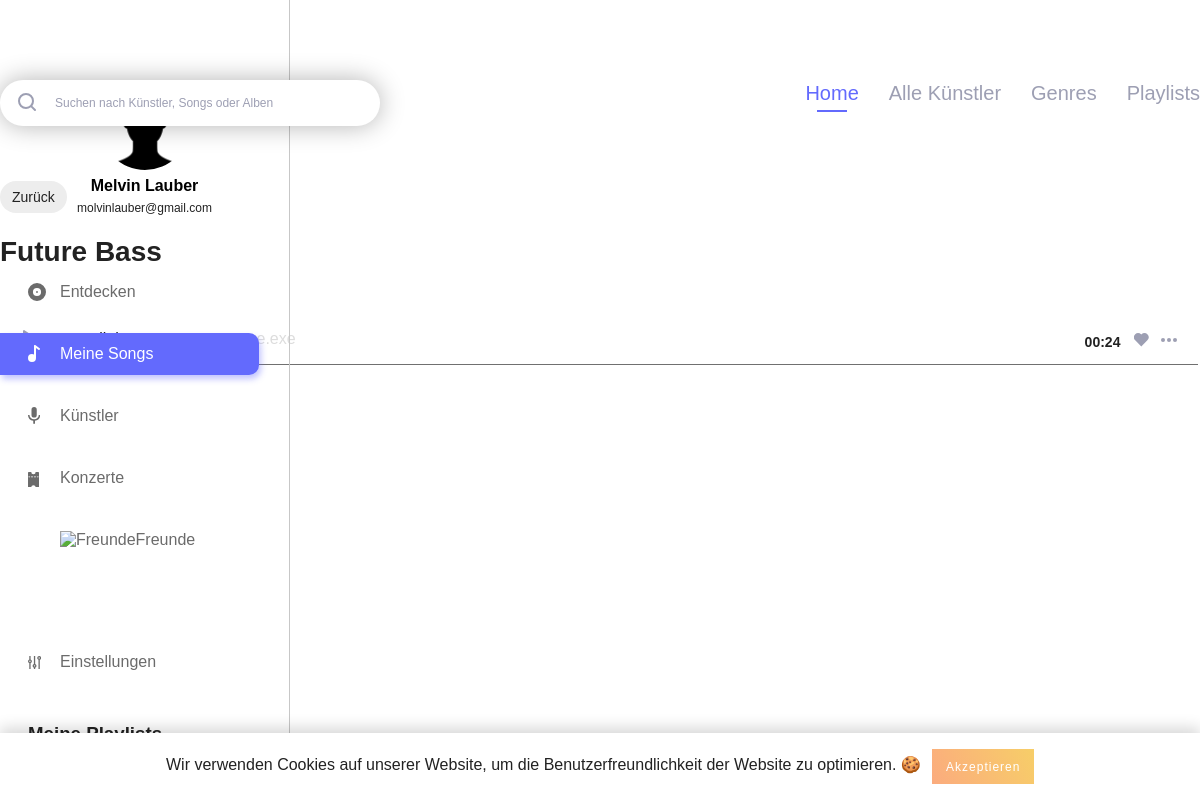
The app's page /genre_detail.php?genre_id=2 (signed in), older data.
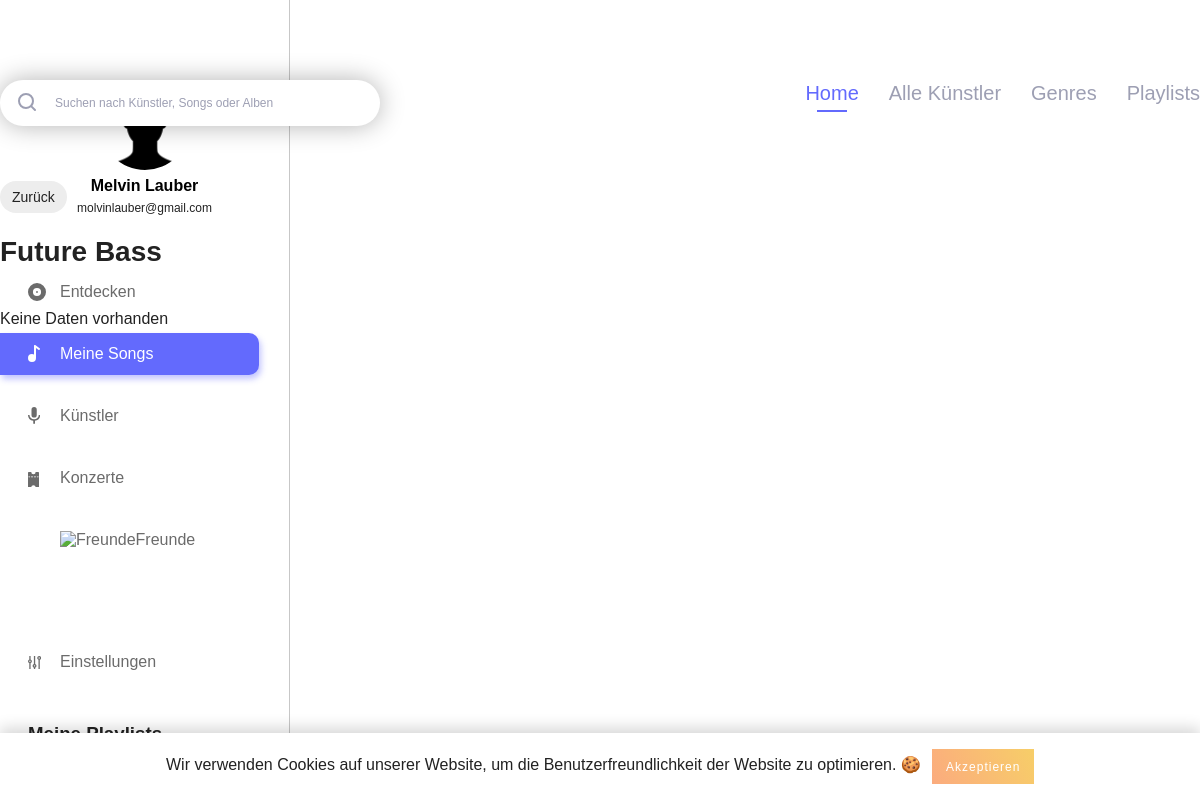
The same page, newer data.
### tables this page shows
CREATE TABLE IF NOT EXISTS `users` (
  `id` int(11) NOT NULL AUTO_INCREMENT,
  `username` varchar(255) NOT NULL,
  `email` varchar(255) NOT NULL,
  `firstname` varchar(255) NOT NULL,
  `lastname` varchar(255) NOT NULL,
  `password_hash` varchar(255) NOT NULL,
  `password_token` varchar(255) NOT NULL,
  `is_artist` int(1) NOT NULL,
  `has_darkmode` tinyint(1) NOT NULL,
  `insta` text,
  `facebook` text,
  PRIMARY KEY (`id`),
  UNIQUE KEY `username` (`username`),
  UNIQUE KEY `email` (`email`)
);

CREATE TABLE IF NOT EXISTS `song` (
  `song_id` int(11) NOT NULL AUTO_INCREMENT,
  `artist_id_link` int(11) NOT NULL,
  `song_name` varchar(255) NOT NULL,
  `album_id_link` int(11) NOT NULL,
  `length` varchar(255) NOT NULL,
  `genre_id` int(11) NOT NULL,
  PRIMARY KEY (`song_id`),
  KEY `song_fk0` (`artist_id_link`),
  KEY `song_fk2` (`genre_id`),
  KEY `song_fk1` (`album_id_link`)
);

CREATE TABLE IF NOT EXISTS `artist` (
  `artist_id` int(11) NOT NULL AUTO_INCREMENT,
  `user_id` int(11) NOT NULL,
  `artist_firstname` varchar(255) NOT NULL,
  `artist_lastname` varchar(255) NOT NULL,
  `biography` text NOT NULL,
  `insta` text,
  `facebook` text,
  PRIMARY KEY (`artist_id`),
  KEY `artist_fk0` (`user_id`)
);

### includes/start.php (called while the page is built, shortened)
<?php
include 'config.php';
include 'db.php';
if (isset($_SESSION['user']['id']) && !empty($_SESSION['user']['id'])) {
	$statement = $pdo->prepare("SELECT * FROM `users` WHERE `id` = :id");
	$result = $statement->execute(array('id' => $_SESSION['user']['id']));
}
if (isset($_SESSION['user']['has_darkmode']) && $_SESSION['user']['has_darkmode'] == 1) {
	$body_class = 'dark';
}
else {
	$body_class = '';
}
?>

### config.php (called while the page is built)
<?php
$config = array(
	'admin' => TRUE,
	'testing' => FALSE,
	'home' => TRUE,
	'school' => TRUE,
	'limit_upload_songs' => 20
);
$config['genres'] = array(
	1 => 'EDM',
	2 => 'Future Bass',
	3 => 'Dubstep',
	4 => 'Pop',
	5 => 'Metal',
	6 => 'Death Metal',
	7 => 'Rock',
	8 => 'Chill'
);

### genre_detail.php (the view, shortened to what this page needs)
<?php
include 'includes/start.php';
if (isset($_GET['genre_id']) && $_GET['genre_id'] != 0) {
	$genre_id = $_GET['genre_id'];
}
$genre_song_query = "SELECT * FROM `song` songs
					INNER JOIN `artist` artists ON artists.artist_id = songs.artist_id_link
					INNER JOIN `album` album ON album.album_id = songs.album_id_link
					WHERE `genre_id` = ".$genre_id;
?>
<!DOCTYPE html>
<html lang="de">
	<head>
		<?php include 'includes/meta_data.php'; ?>
	</head>
	<body class="<?php echo $body_class; ?>">
		<?php include 'includes/navigation_left.php'; ?>
		<?php include 'includes/cookie_banner.php'; ?>
		<div class="main_content_wrapper">
			<div class="main_content_inner">
				<?php include 'includes/search_navi.php'; ?>
				<a class="back_link" href="javascript:history.back()"><?php echo BACK; ?></a>
				<h3 class="short_title"><?php echo $config['genres'][$genre_id]; ?></h3>
				<table class="saved_songs_list">
					<tbody>
						<?php
						$no_data = TRUE;
						foreach ($pdo->query($genre_song_query) as $genre_songs_data) {
							if (!empty($genre_songs_data)) {
								$statement_song = $pdo->prepare("SELECT `song_id` FROM `saved_songs` WHERE `song_id` = :song_id");
								$statement_song->bindParam(':song_id', $genre_songs_data['song_id']);
								$statement_song->execute();
								if ($statement_song->rowCount() > 0) {
									$like_class = 'liked';
								}
								else {
									$like_class = '';
								}
								?>
								<tr>
									<td class="play"><span class="play_song_wrapper play_song_class" data-cover=<?php echo $genre_songs_data['path_to_image']; ?> data-artist_id=<?php echo $genre_songs_data['artist_id_link']; ?> data-album_id=<?php echo $genre_songs_data['album_id_link']; ?> data-song=<?php echo $genre_songs_data['song_id']; ?> data-song_name="<?php echo htmlspecialchars($genre_songs_data['song_name']);?>" data-artist_name="<?php echo htmlspecialchars($genre_songs_data['artist_firstname']).' '.htmlspecialchars($genre_songs_data['artist_lastname']); ?>">
									 </span></td>
									<td class="song_name"><?php echo htmlspecialchars($genre_songs_data['song_name']); ?></td>
									<td class="artist_name"><a href="artist_detail.php?artist_id=<?php echo $genre_songs_data['artist_id']; ?>"><?php echo htmlspecialchars($genre_songs_data['artist_firstname']).' '.htmlspecialchars($genre_songs_data['artist_lastname']); ?></a></td>
									<td class="actions"><span class="like_wrapper like_song like <?php echo $like_class; ?>" data-song=<?php echo $genre_songs_data['song_id']; ?>></span></td>
									<td class="length"><?php echo $genre_songs_data['length']; ?></td>
								</tr>
						<?php
							}
							$no_data = FALSE;
						} ?>
					</tbody>
				</table>
				<?php
					if ($no_data == TRUE) {
						echo NO_DATA;
					}
				?>
			</div>
		</div>
	</body>

### includes/meta_data.php (shortened to what this page needs)
<link rel="stylesheet" href="css/styles.css">
<link rel="stylesheet" href="https://cdnjs.cloudflare.com/ajax/libs/fancybox/3.5.7/jquery.fancybox.min.css">

### includes/navigation_left.php (shortened to what this page needs)
<?php
if(isset($_SESSION['active'])) {
	$active_class = $_SESSION['active'];
}
$query = "SELECT * FROM `users` WHERE `id` = ".$_SESSION['user']['id'];
$playlist_query = "SELECT * FROM `playlist` WHERE `user_id` = ".$_SESSION['user']['id'];
?>
<div class="navigation_left">
	<div class="navigation_wrapper">
		<div class="profile">
			<h3 class="profile_name">
				<?php foreach ($pdo->query($query) as $user_data) {
					echo htmlspecialchars($user_data['firstname']).' '.htmlspecialchars($user_data['lastname']);
				} ?>
			</h3>
			<p class="profile_mail">
				<?php foreach ($pdo->query($query) as $user_data) {
					echo htmlspecialchars($user_data['email']);
				} ?>
			</p>
		</div>
		<div class="main_navigation">
			<ul>
				<li class="navigation_element <?php if($active_class === 'discover') { echo 'active'; } ?>"><a href="index.php"><img class="svg" src="img/assets/discover.svg" alt="<?php echo DISCOVER; ?>"><?php echo DISCOVER; ?></a></li>
				<li class="navigation_element <?php if($active_class === 'my_songs') { echo 'active'; } ?>"><a href="my_songs.php"><img class="svg" src="img/assets/my_songs.svg" alt="<?php echo MY_SONGS; ?>"><?php echo MY_SONGS; ?></a></li>
				<li class="navigation_element <?php if($active_class === 'artists') { echo 'active'; } ?>"><a href="artists.php"><img class="svg" src="img/assets/artists.svg" alt="<?php echo ARTISTS; ?>"><?php echo ARTISTS; ?></a></li>
				<li class="navigation_element <?php if($active_class === 'events') { echo 'active'; } ?>"><a href="events.php"><img class="svg" src="img/assets/events.svg" alt="<?php echo EVENTS; ?>"><?php echo EVENTS; ?></a></li>
				<li class="navigation_element <?php if($active_class === 'friends') { echo 'active'; } ?>"><a href="friends.php"><img class="svg" src="img/assets/friends.svg" alt="<?php echo FRIENDS; ?>"><?php echo FRIENDS; ?></a></li>
				<li class="navigation_element <?php if($active_class === 'settings') { echo 'active'; } ?>"><a href="settings.php"><img class="svg" src="img/assets/settings_nav.svg" alt="<?php echo SETTINGS; ?>"><?php echo SETTINGS; ?></a></li>
			</ul>
		</div>
		<div class="playlist_wrapper">
			<h3 class="playlist_title"><?php echo MY_PLAYLISTS; ?></h3>
			<ul>
				<?php foreach ($pdo->query($playlist_query) as $playlist_data) { ?>
					<li class="playlist_element"><a href="playlist_detail.php?playlist_id=<?php echo $playlist_data['playlist_id']; ?>"><?php echo $playlist_data['playlist_name']; ?></a></li>
				<?php } ?>
			</ul>
		</div>
	</div>
</div>

### includes/cookie_banner.php (shortened to what this page needs)
<div id="js-cookie-box" class="cookie-box cookie-box--hide">
Wir verwenden Cookies auf unserer Website, um die Benutzerfreundlichkeit der Website zu optimieren. 🍪 <span id="js-cookie-button" class="cookie-button">Akzeptieren</span>
</div>

### includes/search_navi.php (shortened to what this page needs)
<?php
if(isset($_SESSION['active_meta_nav'])) {
	$active_class_meta = $_SESSION['active_meta_nav'];
}
?>
<div id="search_navigation_wrap">
	<div class="search">
		<form class="search_form" action="search.php" method="post">
			<input class="search_field" type="text" name="search" placeholder="Suchen nach Künstler, Songs oder Alben">
		</form>
	</div>
	<div id="navigation">
		<ul>
			<li class="main_navigation_element <?php if($active_class_meta === 'discover') { echo 'active'; } ?>"><a href="index.php"><?php echo HOME; ?></a></li>
			<li class="main_navigation_element <?php if($active_class_meta === 'all_artists') { echo 'active'; } ?>"><a href="all_artists.php"><?php echo ALL_ARTISTS; ?></a></li>
			<li class="main_navigation_element <?php if($active_class_meta === 'genres') { echo 'active'; } ?>"><a href="genres.php"><?php echo GENRES; ?></a></li>
			<li class="main_navigation_element <?php if($active_class_meta === 'playlists') { echo 'active'; } ?>"><a href="playlists.php"><?php echo PLAYLISTS; ?></a></li>
		</ul>
	</div>
</div>

### css/_config.css (style rules this page uses)
:root { --primary-color: #636AFD; --primary-color_light: #e0e1ff; --text: #222; --navigation_left: #6B6B6B; --border: #C7C7C7; --light_text: #9D9FB3; --button: #ededed; --border-bottom: #707070; --background_dark_mode: #21252B; --dark_mode_border: #30353B; --dark_mode_input: #30353B; --dark_mode_light: #DDDDDD; --standard_shadow: 0 3px 27px rgba(0,0,0,0.39); --standard_radius: 13px; --standard_transition: all 0.3s ease; --error_color: #b20000; }

### css/_basic.css (style rules this page uses)
body { font-family: 'DM Sans', sans-serif; margin: 0; padding: 0; color: var(--text); -webkit-font-smoothing: antialiased; -moz-osx-font-smoothing: grayscale; }
h3 { margin: 0; padding: 0; }
h3.short_title { font-size: 28px; line-height: 37px; font-weight: 700; color: var(--text); margin-bottom: 40px; }
ul { padding: 0; margin: 0; }
.back_link { display: inline-block; font-size: 14px; background: var(--button); color: var(--text); text-decoration: none; border-radius: 50px; padding: 8px 12px; text-align: center; box-sizing: border-box; margin-bottom: 20px; }
.main_content_wrapper { padding-top: 80px; }
.main_content_inner { max-width: 1200px; margin: 0 auto; padding-bottom: 150px; box-sizing: border-box; }
.profile { text-align: center; }

### css/_content.css (style rules this page uses)
#search_navigation_wrap { margin-bottom: 55px; }
.search { float: left; position: relative; width: 380px; }
#navigation { float: right; }
#navigation ul li.main_navigation_element { float: left; font-size: 20px; line-height: 26px; color: var(--light_text); margin-left: 30px; list-style-type: none; }
#navigation ul li.main_navigation_element:hover, #navigation ul li.main_navigation_element.active { color: var(--primary-color); position: relative; }
#navigation ul li.main_navigation_element:hover:after, #navigation ul li.main_navigation_element.active:after { content: ''; position: absolute; bottom: -6px; left: 50%; transform: translateX(-50%); width: 30px; height: 2px; background: var(--primary-color); }
#navigation ul li.main_navigation_element a { text-decoration: none; color: inherit; }
#navigation ul li.main_navigation_element:first-child { margin-left: 0; }
#search_navigation_wrap .search { position: relative; z-index: 1; }
#search_navigation_wrap .search .search_form .search_field { font-size: 12px; line-height: 16px; color: var(--light_text); width: 100%; padding: 15px 20px; padding-left: 55px; border: none; -webkit-border-radius: 23px; -moz-border-radius: 23px; -o-border-radius: 23px; border-radius: 23px; box-shadow: 0 0 26px rgba(0,0,0,0.3); box-sizing: border-box; }
#search_navigation_wrap .search .search_form input.search_field::placeholder { font-size: 12px; line-height: 16px; color: var(--light_text); }
.cookie-box { position: fixed; left: 0; right: 0; bottom: 0; z-index: 9999; text-align: center; padding: 1rem 2rem; background: #fff; transition: all 0.75s cubic-bezier(0.19, 1, 0.22, 1); box-shadow: 0 -5px 14px rgba(0,0,0,0.16); }
.cookie-button { display: inline-block; cursor: pointer; padding: 0.65rem 0.85rem; margin-left: 0.45rem; color: #fff; font-size: 0.75rem; letter-spacing: 1px; background-image: linear-gradient(62deg, #fbab7E 0%, #f7ce68 100%); }

### css/_login.css (style rules this page uses)
input[type="text"], input[type="password"], input[type="number"], input[type="date"], textarea { font-size: 12px; line-height: 16px; color: var(--light_text); width: 100%; padding: 15px 20px; border: none; -webkit-border-radius: 23px; -moz-border-radius: 23px; -o-border-radius: 23px; border-radius: 23px; box-shadow: 0 0 26px rgba(0,0,0,0.3); box-sizing: border-box; }

### css/_songs.css (style rules this page uses)
.saved_songs_list { width: 100%; }
.saved_songs_list tr { display: inline-block; width: 100%; padding: 14.5px 20px; box-sizing: border-box; border-bottom: 1px solid var(--border-bottom); }
.saved_songs_list tr td { display: inline-block; }
.saved_songs_list tr td.play { margin-right: 20px; }
.saved_songs_list tr td.song_name, .saved_songs_list tr td.artist_name a, .saved_songs_list tr td.artist_name a:hover { font-size: 16px; line-height: 21px; font-weight: 400; color: var(--text); margin-right: 30px; width: 12%; text-decoration: none; }
.saved_songs_list tr td.artist_name a { color: var(--light_text); }
.saved_songs_list tr td.actions, .saved_songs_list tr td.length { float: right; }
.saved_songs_list tr td.length { position: relative; top: 5px; font-size: 14px; line-height: 18px; font-weight: 700; color: var(--text); margin-right: 12px; }
.saved_songs_list tr td.actions .like { margin-right: 12px; position: relative; top: 5px; }

Row changes from the older to the newer data that the page shows:
removed song: artist_id_link.artist_firstname "raze.exe", length "00:24"
Text that changed along with them:
NO_DATA: (not shown) → "Keine Daten vorhanden"
